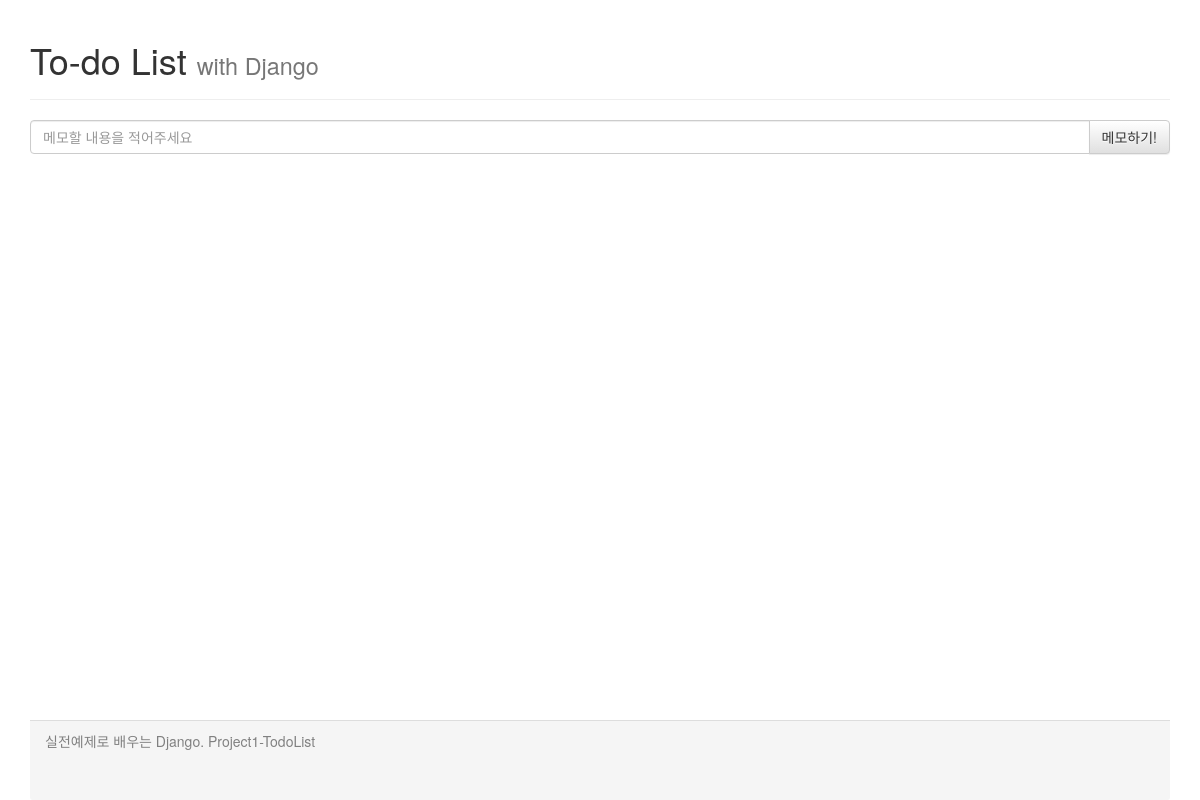
/, run on an earlier commit of the app's database.
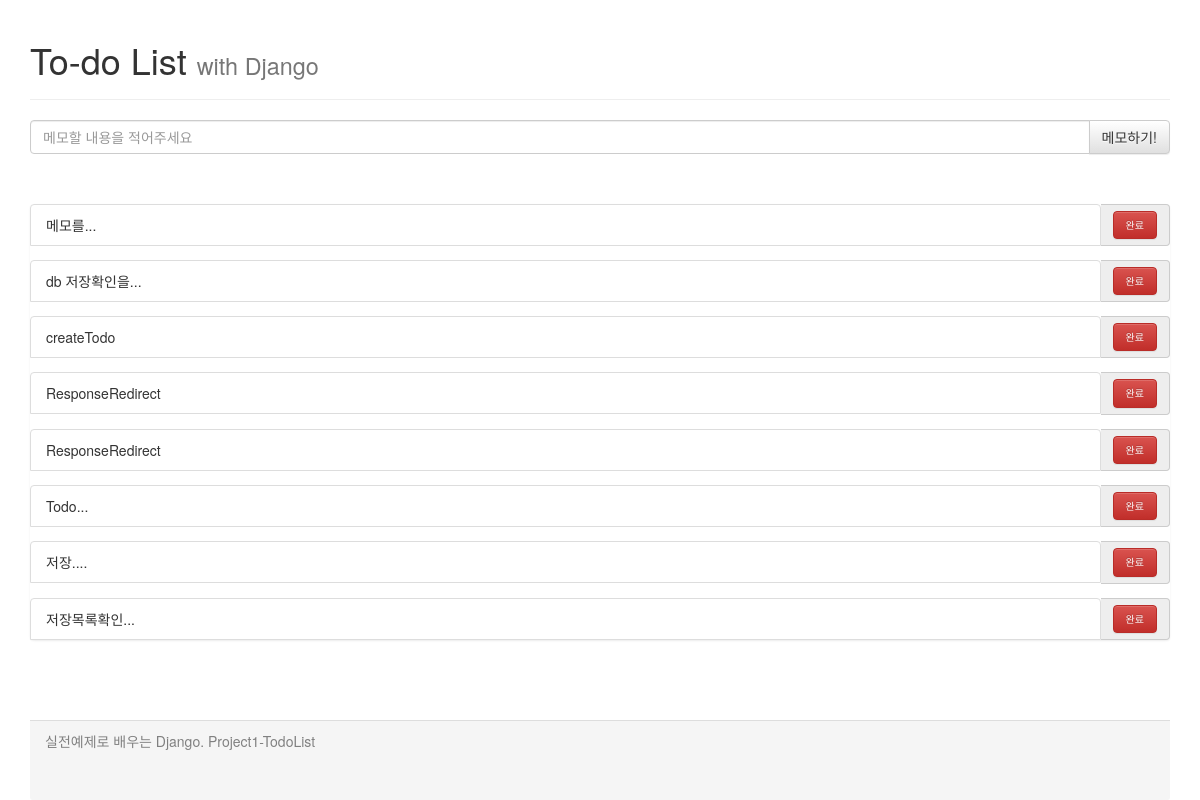
And on a later commit of the database.
### my_to_do_app/models.py (models this page shows)
class Todo(models.Model):
    objects = models.Manager()
    content = models.CharField(max_length=255)
    isDone  = models.BooleanField(default=False)

### my_to_do_app/views.py (the view)
# urls.py: path('', views.index, name='index'),
def index(request):
    todos = Todo.objects.all()
    contentDic = {'todos':todos}
    return render(request, 'my_to_do_app/index.html', contentDic)

### my_to_do_app/templates/my_to_do_app/index.html (shortened to what this page needs)
<html lang="ko">
<head>
    <link rel="stylesheet" href="https://maxcdn.bootstrapcdn.com/bootstrap/3.3.2/css/bootstrap.min.css">
    <link rel="stylesheet" href="https://maxcdn.bootstrapcdn.com/bootstrap/3.3.2/css/bootstrap-theme.min.css">
</head>
<body>
    <div class="container">
        <div class="header">
            <div class="page-header">
                <h1>To-do List <small>with Django</small></h1>
            </div>
        </div>
        <div class="content">
            <div class="messageDiv">
                <form action="./createTodo/" method="POST">{% csrf_token %}
                    <div class="input-group">
                        <input id="todoContent" name="todoContent" type="text" class="form-control" placeholder="메모할 내용을 적어주세요">
                        <span class="input-group-btn">
                            <button class="btn btn-default" type="submit">메모하기!</button>
                        </span>
                    </div>
                </form>
            </div>
            <div class="toDoDiv">
                <ul class="list-group">
                    {% for todo in todos %}
                    {% if todo.isDone == False %}
                    <form action="./doneTodo/" method="GET">
                        <div class="input-group" name='todo1'>
                            <li class="list-group-item">{{ todo.content }}</li>
                            <span class="input-group-addon">
                                <button type="submit" class="custom-btn btn btn-danger">완료</button>
                            </span>
                        </div>
                    </form>
                    {% endif %}
                    {% endfor %}
                </ul>
            </div>
        </div>
        <div class="panel-footer">
            실전예제로 배우는 Django. Project1-TodoList
        </div>
    </div>
</body>
</html>

### my_to_do_app/templates/my_to_do_app/index.html (style rules this page uses)
.content { height: 75%; }
.messageDiv { margin-top: 20px; margin-bottom: 50px; }
.custom-btn { font-size: 10px; }
.panel-footer { height:10%; color:gray; }

What changed in the data, as far as the page shows it:
added Todo: content "메모를..."
added Todo: content "db 저장확인을..."
added Todo: content "createTodo"
added Todo: content "ResponseRedirect"
added Todo: content "ResponseRedirect"
added Todo: content "Todo..."
added Todo: content "저장...."
added Todo: content "저장목록확인..."
